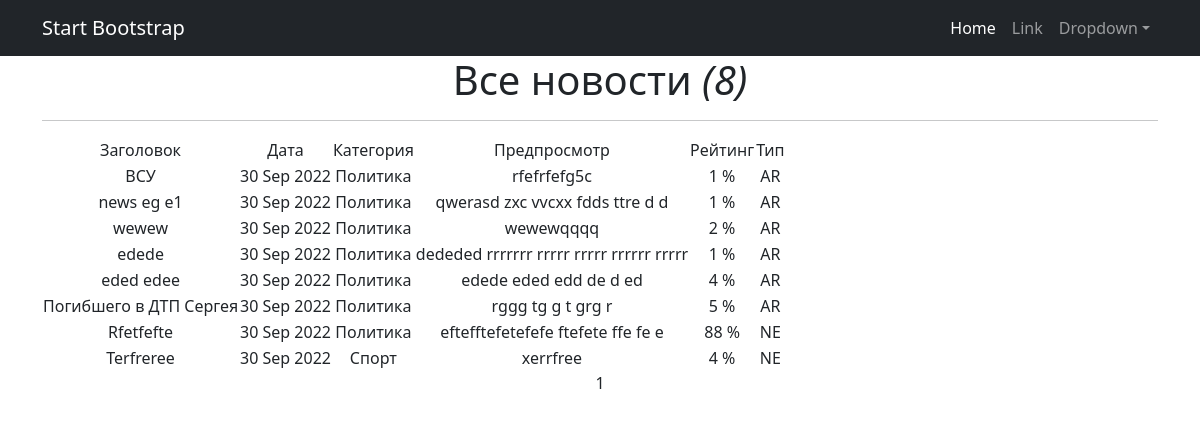
Page /news/ on the committed database.
### simpleapp/models.py (models this page shows, shortened)
class Post(models.Model):
    title = models.CharField(
        max_length=100,
        unique=True,  # названия товаров не должны повторяться
    )
    text = models.TextField()
    time_in = models.DateTimeField(auto_now_add=True)
    rating = models.IntegerField(
        validators=[MinValueValidator(0)],
    )
    article = 'AR'
    news = 'NE'
    TYPE = [
        (article, 'Статья'),
        (news, 'Новость'),
    ]
    type = models.CharField(max_length=2, choices=TYPE, default=article)
    category = models.ForeignKey(
        to='Category',
        on_delete=models.CASCADE,
        related_name='post',  # все продукты в категории будут доступны через поле products
    )

class Category(models.Model):
    name = models.CharField(max_length=20, unique=True)
    def __str__(self):
        return f'{self.name}'

### simpleapp/views.py (the view)
# urls.py: path('', PostList.as_view(), name='post_list'),
class PostList(ListView):
    model = Post
    ordering = 'time_in'
    template_name = 'posts.html'
    context_object_name = 'Posts'
    paginate_by = 10
    def get_queryset(self):
        queryset = super().get_queryset()
        self.filterset = PostFilter(self.request.GET, queryset)
        return self.filterset.qs
    def get_context_data(self, **kwargs):
        context = super().get_context_data(**kwargs)
        context['filterset'] = self.filterset
        return context

### simpleapp/templatetags/custom_filters.py (called while the page is built)
@register.filter()
def currency(value):
   return f'{value} %'

### templates/posts.html (shortened to what this page needs)
{% extends 'flatpages/default.html' %}
{% load custom_filters %}
{% load custom_tags %}
{% block content %}
   <h1>Все новости <i>({{ Posts|length }})</i> </h1>
    <hr>
   {% if Posts %}
       <table>
           <tr>
               <td>
                   Заголовок
               </td>
               <td>
                   Дата
               </td>
               <td>
                   Категория
               </td>
               <td>
                   Предпросмотр
               </td>
               <td>
                   Рейтинг
               </td>
               <td>
                   Тип
               </td>
                {% for post in Posts %}
                <tr>
               <td>{{ post.title }}</td>
               <td>{{ post.time_in|date:'d M Y' }}</td>
               <td>{{ post.category }}</td>
               <td>{{ post.text|truncatewords:20 }}</td>
               <td>{{ post.rating|currency }}</td>
               <td>{{ post.type }}</td>
                </tr>
                {% endfor %}
                </tr>
       </table>
   {% else %}
       <h2>Новостей нет!</h2>
   {% endif %}
   {{ page_obj.number }}
{% endblock content %}

### templates/flatpages/default.html (shortened to what this page needs)
<!DOCTYPE html>
<html lang="en">
    <head>
        {% load static %}
        <link href="{% static 'css/styles.css' %}" rel="stylesheet" />
    </head>
    <body>
        <nav class="navbar navbar-expand-lg navbar-dark bg-dark">
            <div class="container">
                <a class="navbar-brand" href="#">Start Bootstrap</a>
                <div class="collapse navbar-collapse" id="navbarSupportedContent">
                    <ul class="navbar-nav ms-auto mb-2 mb-lg-0">
                        <li class="nav-item"><a class="nav-link active" aria-current="page" href="#">Home</a></li>
                        <li class="nav-item"><a class="nav-link" href="#">Link</a></li>
                        <li class="nav-item dropdown">
                            <a class="nav-link dropdown-toggle" id="navbarDropdown" href="#" role="button" data-bs-toggle="dropdown" aria-expanded="false">Dropdown</a>
                        </li>
                    </ul>
                </div>
            </div>
        </nav>
        <div class="container">
           <div class="row">
                <div class="col-lg-12 text-center">
                    {% block content %}{% endblock content %}
                </div>
            </div>
        </div>
    </body>
</html>

### rows in the picture
Post: title "ВСУ", time_in "30 Sep 2022", category "Политика", text "rfefrfefg5c", rating "1 %", type "AR"
Post: title "news eg e1", time_in "30 Sep 2022", category "Политика", text "qwerasd zxc vvcxx fdds ttre d d", rating "1 %", type "AR"
Post: title "wewew", time_in "30 Sep 2022", category "Политика", text "wewewqqqq", rating "2 %", type "AR"
Post: title "edede", time_in "30 Sep 2022", category "Политика", text "dededed rrrrrrr rrrrr rrrrr rrrrrr rrrrr", rating "1 %", type "AR"
Post: title "eded edee", time_in "30 Sep 2022", category "Политика", text "edede eded edd de d ed", rating "4 %", type "AR"
Post: title "Погибшего в ДТП Сергея", time_in "30 Sep 2022", category "Политика", text "rggg tg g t grg r", rating "5 %", type "AR"
Post: title "Rfetfefte", time_in "30 Sep 2022", category "Политика", text "eftefftefetefefe ftefete ffe fe e", rating "88 %", type "NE"
Post: title "Terfreree", time_in "30 Sep 2022", category "Спорт", text "xerrfree", rating "4 %", type "NE"

### other values in the picture
{{ Posts|length }} "8"
{{ page_obj.number }} "1"
